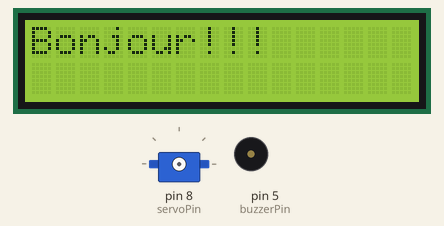
The sketch below on a simulated Arduino Uno, built with avr-gcc and run on an emulated ATmega328P. On the bench: 16×2 character LCD, servo, buzzer (waves = sounding, pin HIGH). The local clock reads 2024-03-15 10:24:30 at power-on unless the sketch sets it; what the sketch prints to the serial monitor is not drawn.

Above: at 0.1 s.
At 2.82 s:
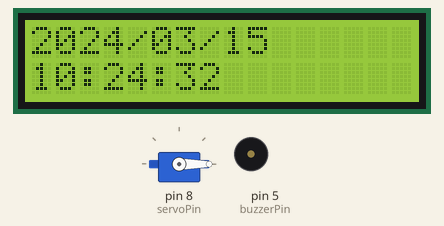
At 12.4 s:
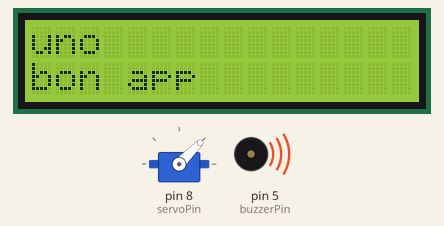
At 33.5 s:
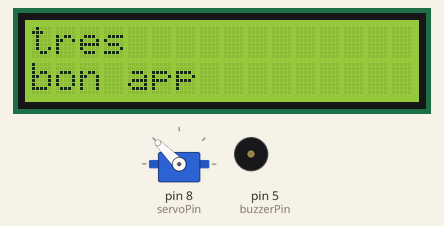
Timing chart, 0 to 35.0 s (numbered marks = the images above):
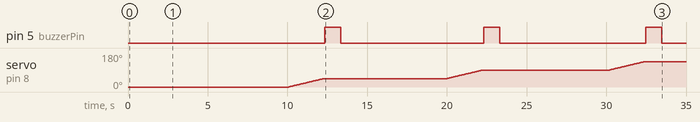

The sketch:

dog_feeder.ino
```cpp
/*
  Automatic dog feeder (Arduino)
  - An RTC (DS1307) triggers each dispense.
  - A servo turns a 4-compartment separator by one step per dispense.
  - A buzzer signals the dispense; an I2C LCD shows the clock and the status.

  Wiring: servo signal -> D8, buzzer -> D5, LCD (0x27) and RTC on I2C (SDA/SCL), 5 V and GND.

  Calibrate HOME_ANGLE and STEP_ANGLE on the real separator (see README).
*/
#include <Servo.h>
#include <LiquidCrystal_I2C.h>
#include "RTClib.h"

LiquidCrystal_I2C lcd(0x27, 16, 2);
Servo servo;
RTC_DS1307 rtc;

const int servoPin  = 8;
const int buzzerPin = 5;

// --- Separator / servo settings (calibrate on the real device) ---
const int HOME_ANGLE       = 0;    // separator position before the first dispense
const int STEP_ANGLE       = 45;   // one compartment = 45 degrees
const int NB_DISPENSES     = 4;    // compartments per cycle
const int MOVEMENT_DELAY   = 50;   // ms per degree (slow, smooth movement)

// The servo can only reach 0..180 degrees: refuse to compile a layout that cannot fit.
static_assert(HOME_ANGLE >= 0 && HOME_ANGLE + NB_DISPENSES * STEP_ANGLE <= 180,
              "HOME_ANGLE + NB_DISPENSES * STEP_ANGLE must stay within 0..180 degrees");

// --- Timing ---
const int TRIGGER_INTERVAL_S            = 10;    // demo mode: one trigger every 10 s (use a larger value for real use)
const unsigned long BUZZER_DURATION_MS  = 1000;
const unsigned long MESSAGE_DURATION_MS = 2000;

const char *const STEP_NAMES[NB_DISPENSES] = {"uno", "dos", "tres", "quatro"};

int angle = HOME_ANGLE;
int dispenseCount = 0;
int lastTriggerSecond = -1;

bool buzzerActive = false;
unsigned long buzzerStartTime = 0;

bool showDispenseMessage = false;
unsigned long dispenseMessageStart = 0;

// Move the servo slowly to targetAngle (one degree at a time).
void moveServoTo(int targetAngle) {
  while (angle < targetAngle) { angle++; servo.write(angle); delay(MOVEMENT_DELAY); }
  while (angle > targetAngle) { angle--; servo.write(angle); delay(MOVEMENT_DELAY); }
}

void print2(int v) {            // print a number on 2 digits
  if (v < 10) lcd.print("0");
  lcd.print(v);
}

void setup() {
  lcd.init();
  lcd.backlight();
  Serial.begin(9600);

  pinMode(buzzerPin, OUTPUT);
  digitalWrite(buzzerPin, LOW);

  if (!rtc.begin()) {
    lcd.setCursor(0, 0);
    lcd.print("RTC not found!");
    while (1);
  }
  if (!rtc.isrunning()) {       // RTC lost power: set it to the compile time
    rtc.adjust(DateTime(F(__DATE__), F(__TIME__)));
  }

  lcd.setCursor(0, 0);
  lcd.print("Bonjour!!!");
  delay(2000);

  // Attach first, then send the home position (write() before attach() has no effect).
  servo.attach(servoPin);
  servo.write(HOME_ANGLE);
  angle = HOME_ANGLE;
  delay(500);                   // let the servo settle
}

void loop() {
  DateTime now = rtc.now();
  int second = now.second();

  // Show the clock unless a dispense message is displayed
  if (!showDispenseMessage) {
    lcd.setCursor(0, 0);
    lcd.print(now.year()); lcd.print("/");
    print2(now.month()); lcd.print("/");
    print2(now.day());
    lcd.print("     ");

    lcd.setCursor(0, 1);
    print2(now.hour()); lcd.print(":");
    print2(now.minute()); lcd.print(":");
    print2(second);
    lcd.print("  ");
  }

  // Trigger every TRIGGER_INTERVAL_S seconds (once per matching second)
  if (second % TRIGGER_INTERVAL_S == 0 && second != lastTriggerSecond) {
    lastTriggerSecond = second;

    if (dispenseCount < NB_DISPENSES) {
      // Turn the separator by one compartment
      moveServoTo(HOME_ANGLE + (dispenseCount + 1) * STEP_ANGLE);

      lcd.clear();
      lcd.setCursor(0, 0);
      lcd.print(STEP_NAMES[dispenseCount]);
      lcd.setCursor(0, 1);
      lcd.print("bon app");

      dispenseCount++;
      Serial.print("Dispense #");
      Serial.println(dispenseCount);
    } else {
      // All compartments used: go back home so the separator can be refilled
      lcd.clear();
      lcd.setCursor(0, 0);
      lcd.print("Resetting...");
      lcd.setCursor(0, 1);
      lcd.print("Servo home");

      moveServoTo(HOME_ANGLE);
      dispenseCount = 0;
      Serial.println("Reset to home position");
    }

    showDispenseMessage = true;
    dispenseMessageStart = millis();

    digitalWrite(buzzerPin, HIGH);
    buzzerActive = true;
    buzzerStartTime = millis();
    Serial.println("Buzzer ON");
  }

  // Stop the buzzer after BUZZER_DURATION_MS
  if (buzzerActive && millis() - buzzerStartTime >= BUZZER_DURATION_MS) {
    digitalWrite(buzzerPin, LOW);
    buzzerActive = false;
    Serial.println("Buzzer OFF");
  }

  // Clear the message after MESSAGE_DURATION_MS
  if (showDispenseMessage && millis() - dispenseMessageStart >= MESSAGE_DURATION_MS) {
    showDispenseMessage = false;
    lcd.clear();
  }

  delay(200);
}
```

Measured:
- by itself, pin 5 (buzzerPin): alternates HIGH for 1.0 s and LOW for 9.1 s
- by itself, servo on pin 8 (servoPin): moves from 0° to 135° over 22.3 s
- what the display in image 1 shows lasts 0.5 s, from 2.6 s to 3.1 s
- what the display in image 2 shows lasts 2.1 s, from 12.3 s to 14.4 s
